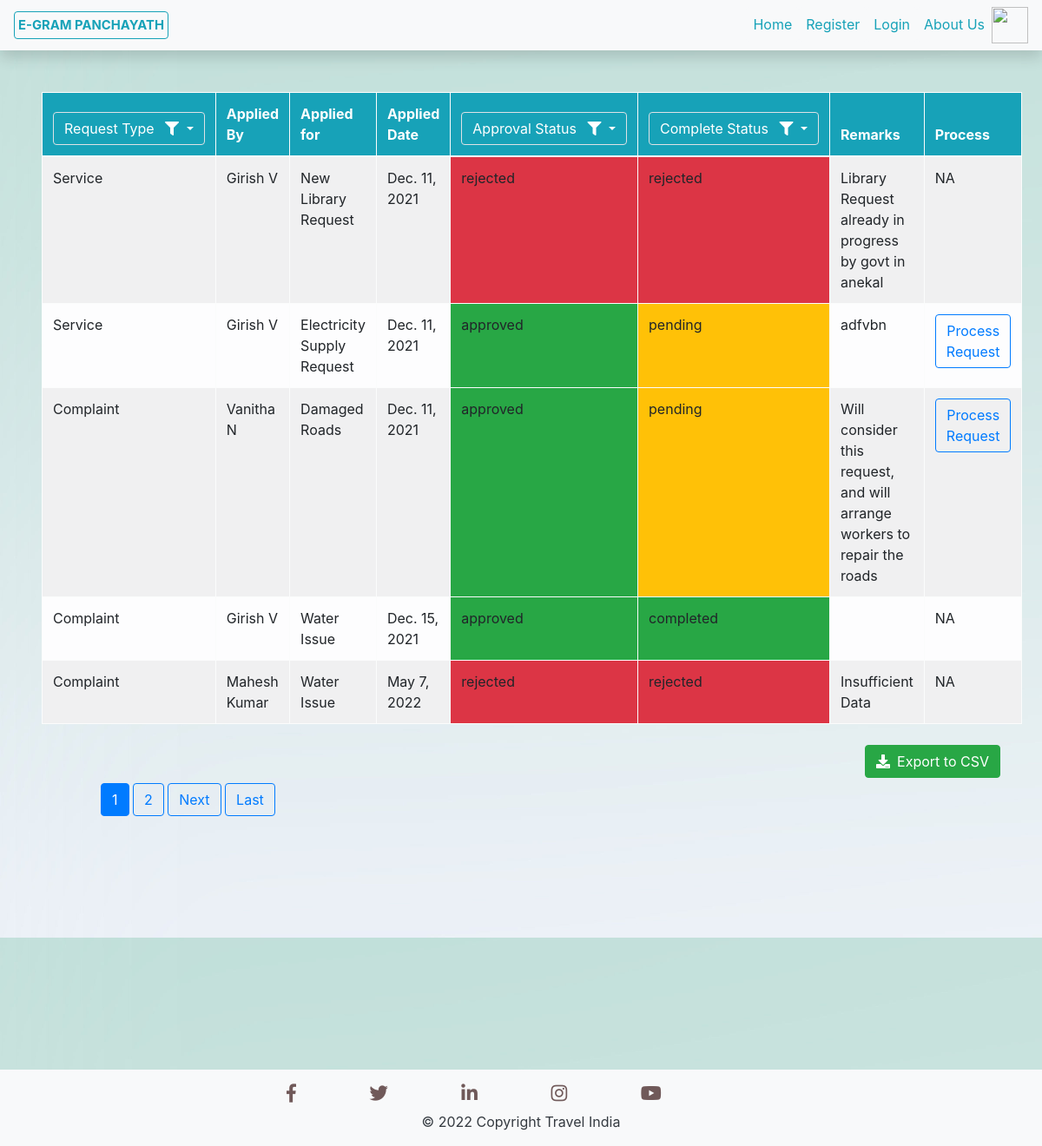
The app's page /Received_Requests/ with its own data.
### Services/models.py (models this page shows, shortened)
class Services(models.Model):
    Serv_Type = models.CharField(max_length=20)
    Serv_Name = models.CharField(max_length=50)
    Serv_Description = models.TextField()
    Serv_Applied_Date = models.DateTimeField(default=timezone.now)
    Serv_Applied_By = models.ForeignKey(User, on_delete=models.CASCADE)
    Serv_Req_Image = models.ImageField(default='default_image.png', upload_to='Serv_Comp_pics/')
    Serv_State = models.CharField(max_length=100, default=None)
    Serv_City = models.CharField(max_length=100, default=None)
    Serv_Location = models.CharField(default=None,max_length=300, null=True, blank=True)
    Serv_Approval_Status = models.CharField(max_length=20)
    Serv_Remarks = models.TextField(default=None,null=True, blank=True)
    Serv_Estimated_Completion_Date = models.DateField(default=None, null=True, blank=True)
    Serv_Completion_Status = models.CharField(max_length=20,null=True, blank=True)
    Serv_Comp_Image = models.ImageField(default='default_image.png', upload_to='Serv_Comp_pics/', blank=True)
    Serv_Doc_Name = models.CharField(max_length=100, null=True)
    Serv_Doc_Proof = models.FileField(upload_to='Files/')

### Services/views.py (the view)
# urls.py: path('Received_Requests/', ReceivedRequests.as_view(), name='ReqReceived'),
class ReceivedRequests(ListView):
    model = Services
    template_name = "Services/RequestsReceived.html"
    context_object_name = 'requests'
    paginate_by = 5
    def get_queryset(self):
        req = Services.objects.all()
        def ExecQuery(req, Serv):
            key = list(Serv.keys())[0]
            if key=='Serv_Type':
                req = req.filter(Serv_Type=Serv[key])
            if key=='Serv_Approval_Status':
                req = req.filter(Serv_Approval_Status=Serv[key])
            if key=='Serv_Completion_Status':
                req = req.filter(Serv_Completion_Status=Serv[key])
            return req
        if self.request.GET.get('idServType'):
            req = ExecQuery(req, {'Serv_Type':self.request.GET.get('idServType')})
        if self.request.GET.get('idAppStatus'):
            req = ExecQuery(req, {'Serv_Approval_Status':self.request.GET.get('idAppStatus')})
        if self.request.GET.get('idCompStatus'):
            req = ExecQuery(req, {'Serv_Completion_Status':self.request.GET.get('idCompStatus')})
        return req

### Services/templates/Services/RequestsReceived.html (shortened to what this page needs)
{% extends 'Services/Base.html' %}
{% block content %}
<div class="p-5">
    <form method="get" action="#">
    <table class="rounded table table-hover table-bordered table-striped table-light">
        <thead class="bg-info text-white">
            <tr>
                <th scope="col">
                    <div class="dropdown">
                        <button class="btn btn-info border dropdown-toggle" data-toggle="dropdown">
                          Request Type <i class="fas fa-filter ml-2"></i>
                        </button>
                      </div>
                </th>
                <th scope="col">Applied By</th>
                <th scope="col">Applied for</th>
                <th scope="col">Applied Date</th>
                <th scope="col">
                    <div class="dropdown">
                        <button class="btn btn-info border dropdown-toggle" type="button" id="dropdownMenuButton" data-toggle="dropdown" aria-haspopup="true" aria-expanded="false">
                          Approval Status <i class="fas fa-filter ml-2"></i>
                        </button>
                      </div>
                </th>
                <th scope="col">
                    <div class="dropdown">
                        <button class="btn btn-info border dropdown-toggle" type="button" id="dropdownMenuButton" data-toggle="dropdown" aria-haspopup="true" aria-expanded="false">
                          Complete Status <i class="fas fa-filter ml-2"></i>
                        </button>
                      </div>
                </th>
                <th scope="col">Remarks</th>
                <th scope="col">Process</th>
            </tr>
        </thead>
        <tbody>
        {% for request in requests %}
        <tr>
            <td> {{ request.Serv_Type }} </td>
            <td>{{ request.Serv_Applied_By.first_name }} {{ request.Serv_Applied_By.last_name }}</td>
            <td>{{ request.Serv_Name }}</td>
            <td>{{ request.Serv_Applied_Date.date }}</td>
            {% if request.Serv_Approval_Status == 'pending' %}
                <td class="bg-warning">{{ request.Serv_Approval_Status }}</td>
            {% elif request.Serv_Approval_Status == 'approved' %}
                <td class="bg-success">{{ request.Serv_Approval_Status }}</td>
            {% elif request.Serv_Approval_Status == 'rejected' %}
                <td class="bg-danger">{{ request.Serv_Approval_Status }}</td>
            {% endif %}
            {% if request.Serv_Completion_Status == 'pending' %}
                <td class="bg-warning">{{ request.Serv_Completion_Status }}</td>
            {% elif request.Serv_Completion_Status == 'completed' %}
                <td class="bg-success">{{ request.Serv_Completion_Status }}</td>
            {% elif request.Serv_Completion_Status == 'rejected' %}
                <td class="bg-danger">{{ request.Serv_Completion_Status }}</td>
            {% else %}
                <td class="">{{ request.Serv_Completion_Status }}</td>
            {% endif %}
            <td>{{ request.Serv_Remarks }}</td>
            <td>
                {% if request.Serv_Approval_Status == 'pending' or request.Serv_Completion_Status == 'pending' %}
                <a class="btn btn-outline-primary" href="{% url 'ProcessRequestURL' request.id %}">Process Request</a>
                {% else %}
                    NA
                {% endif %}
            </td>
        </tr>
        {% empty %}
        <tr>
            <td align="center" colspan="7" >No Entries</td>
        </tr>
        {% endfor %}
        </tbody>
        </table>
    </form>
    <a href="{% url 'export-service-requets-csv' %}" class="btn btn-success float-right mt-2"><span class="fas fa-download mr-2"></span>Export to CSV</a>
        {% if is_paginated %}
        <div class="ml-5 mt-5 card-body">
            {% for num in page_obj.paginator.page_range %}
                {% if page_obj.number == num %}
                    <a class="btn btn-primary mb-4" href="?page={{ num }}">{{ num }}</a>
                {% elif num > page_obj.number|add:'-3' and num < page_obj.number|add:'3' %}
                    <a class="btn btn-outline-primary mb-4" href="?page={{ num }}">{{ num }}</a>
                {% endif %}
            {% endfor %}
            {% if page_obj.has_next %}
                <a class="btn btn-outline-primary mb-4" href="?page={{ page_obj.next_page_number }}">Next</a>
                <a class="btn btn-outline-primary mb-4" href="?page={{ page_obj.paginator.num_pages }}">Last</a>
            {% endif %}
        </div>
        {% endif %}
</div>
{% endblock content %}

### records on screen
Services: Serv_Type "Service", Serv_Applied_By.first_name "Girish", Serv_Applied_By.last_name "V", Serv_Name "New Library Request", Serv_Applied_Date "Dec. 11, 2021", Serv_Approval_Status "rejected", Serv_Completion_Status "rejected", Serv_Remarks "Library Request already in progress by govt in anekal", shows "NA"
Services: Serv_Type "Service", Serv_Applied_By.first_name "Girish", Serv_Applied_By.last_name "V", Serv_Name "Electricity Supply Request", Serv_Applied_Date "Dec. 11, 2021", Serv_Approval_Status "approved", Serv_Completion_Status "pending", Serv_Remarks "adfvbn", shows "Process Request"
Services: Serv_Type "Complaint", Serv_Applied_By.first_name "Vanitha", Serv_Applied_By.last_name "N", Serv_Name "Damaged Roads", Serv_Applied_Date "Dec. 11, 2021", Serv_Approval_Status "approved", Serv_Completion_Status "pending", Serv_Remarks "Will consider this request, and will arrange workers to repair the roads", shows "Process Request"
Services: Serv_Type "Complaint", Serv_Applied_By.first_name "Girish", Serv_Applied_By.last_name "V", Serv_Name "Water Issue", Serv_Applied_Date "Dec. 15, 2021", Serv_Approval_Status "approved", Serv_Completion_Status "completed", shows "NA"
Services: Serv_Type "Complaint", Serv_Applied_By.first_name "Mahesh", Serv_Applied_By.last_name "Kumar", Serv_Name "Water Issue", Serv_Applied_Date "May 7, 2022", Serv_Approval_Status "rejected", Serv_Completion_Status "rejected", Serv_Remarks "Insufficient Data", shows "NA"

### other values on screen
{{ num }} "1"
{{ num }} "2"
